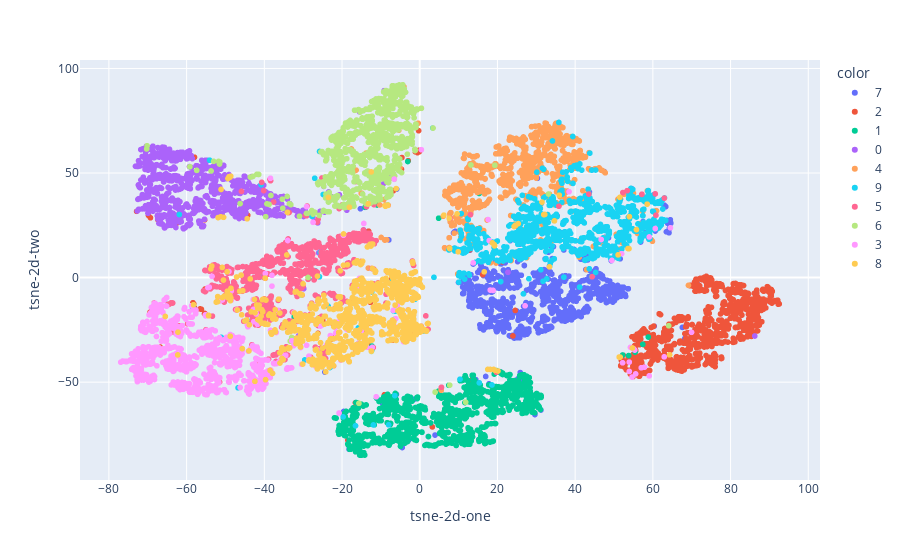

This figure's notebook cell:
### Markdown cell above
From this plot, we see that similar digits are clustered together. For example “4” overlap with “9” and “5”.

In order to have an easier representation to read, we can apply a dimensionality reduction, called t-SNE, to visualize the latent code in a 2d space. We’ll fix the number of components equal to 2 for this reason.

### Code cell
from sklearn.manifold import TSNE

tsne = TSNE(n_components=2)
tsne_results = tsne.fit_transform(encoded_samples.drop(['label'],axis=1))
fig = px.scatter(tsne_results, x=0, y=1,
                 color=encoded_samples.label.astype(str),
                 labels={'0': 'tsne-2d-one', '1': 'tsne-2d-two'})
fig.show()

### Figure 1 — Plotly figure (JSON) as saved in the notebook; plotly's stock layout.template omitted (floating-point values rounded to 4 significant figures; data arrays with more than 128 entries replaced by an {"elided": "..."} marker saying what was removed)
{"data": [{"hovertemplate": "color=7<br>tsne-2d-one=%{x}<br>tsne-2d-two=%{y}<extra></extra>", "legendgroup": "7", "marker": {"color": "#636efa", "symbol": "circle"}, "mode": "markers", "name": "7", "showlegend": true, "type": "scattergl", "x": {"elided": "1028 float values"}, "xaxis": "x", "y": {"elided": "1028 float values"}, "yaxis": "y"}, {"hovertemplate": "color=2<br>tsne-2d-one=%{x}<br>tsne-2d-two=%{y}<extra></extra>", "legendgroup": "2", "marker": {"color": "#EF553B", "symbol": "circle"}, "mode": "markers", "name": "2", "showlegend": true, "type": "scattergl", "x": {"elided": "1032 float values"}, "xaxis": "x", "y": {"elided": "1032 float values"}, "yaxis": "y"}, {"hovertemplate": "color=1<br>tsne-2d-one=%{x}<br>tsne-2d-two=%{y}<extra></extra>", "legendgroup": "1", "marker": {"color": "#00cc96", "symbol": "circle"}, "mode": "markers", "name": "1", "showlegend": true, "type": "scattergl", "x": {"elided": "1135 float values"}, "xaxis": "x", "y": {"elided": "1135 float values"}, "yaxis": "y"}, {"hovertemplate": "color=0<br>tsne-2d-one=%{x}<br>tsne-2d-two=%{y}<extra></extra>", "legendgroup": "0", "marker": {"color": "#ab63fa", "symbol": "circle"}, "mode": "markers", "name": "0", "showlegend": true, "type": "scattergl", "x": {"elided": "980 float values"}, "xaxis": "x", "y": {"elided": "980 float values"}, "yaxis": "y"}, {"hovertemplate": "color=4<br>tsne-2d-one=%{x}<br>tsne-2d-two=%{y}<extra></extra>", "legendgroup": "4", "marker": {"color": "#FFA15A", "symbol": "circle"}, "mode": "markers", "name": "4", "showlegend": true, "type": "scattergl", "x": {"elided": "982 float values"}, "xaxis": "x", "y": {"elided": "982 float values"}, "yaxis": "y"}, {"hovertemplate": "color=9<br>tsne-2d-one=%{x}<br>tsne-2d-two=%{y}<extra></extra>", "legendgroup": "9", "marker": {"color": "#19d3f3", "symbol": "circle"}, "mode": "markers", "name": "9", "showlegend": true, "type": "scattergl", "x": {"elided": "1009 float values"}, "xaxis": "x", "y": {"elided": "1009 float values"}, "yaxis": "y"}, {"hovertemplate": "color=5<br>tsne-2d-one=%{x}<br>tsne-2d-two=%{y}<extra></extra>", "legendgroup": "5", "marker": {"color": "#FF6692", "symbol": "circle"}, "mode": "markers", "name": "5", "showlegend": true, "type": "scattergl", "x": {"elided": "892 float values"}, "xaxis": "x", "y": {"elided": "892 float values"}, "yaxis": "y"}, {"hovertemplate": "color=6<br>tsne-2d-one=%{x}<br>tsne-2d-two=%{y}<extra></extra>", "legendgroup": "6", "marker": {"color": "#B6E880", "symbol": "circle"}, "mode": "markers", "name": "6", "showlegend": true, "type": "scattergl", "x": {"elided": "958 float values"}, "xaxis": "x", "y": {"elided": "958 float values"}, "yaxis": "y"}, {"hovertemplate": "color=3<br>tsne-2d-one=%{x}<br>tsne-2d-two=%{y}<extra></extra>", "legendgroup": "3", "marker": {"color": "#FF97FF", "symbol": "circle"}, "mode": "markers", "name": "3", "showlegend": true, "type": "scattergl", "x": {"elided": "1010 float values"}, "xaxis": "x", "y": {"elided": "1010 float values"}, "yaxis": "y"}, {"hovertemplate": "color=8<br>tsne-2d-one=%{x}<br>tsne-2d-two=%{y}<extra></extra>", "legendgroup": "8", "marker": {"color": "#FECB52", "symbol": "circle"}, "mode": "markers", "name": "8", "showlegend": true, "type": "scattergl", "x": {"elided": "974 float values"}, "xaxis": "x", "y": {"elided": "974 float values"}, "yaxis": "y"}], "layout": {"legend": {"title": {"text": "color"}, "tracegroupgap": 0}, "margin": {"t": 60}, "xaxis": {"anchor": "y", "domain": [0, 1], "title": {"text": "tsne-2d-one"}}, "yaxis": {"anchor": "x", "domain": [0, 1], "title": {"text": "tsne-2d-two"}}}}
